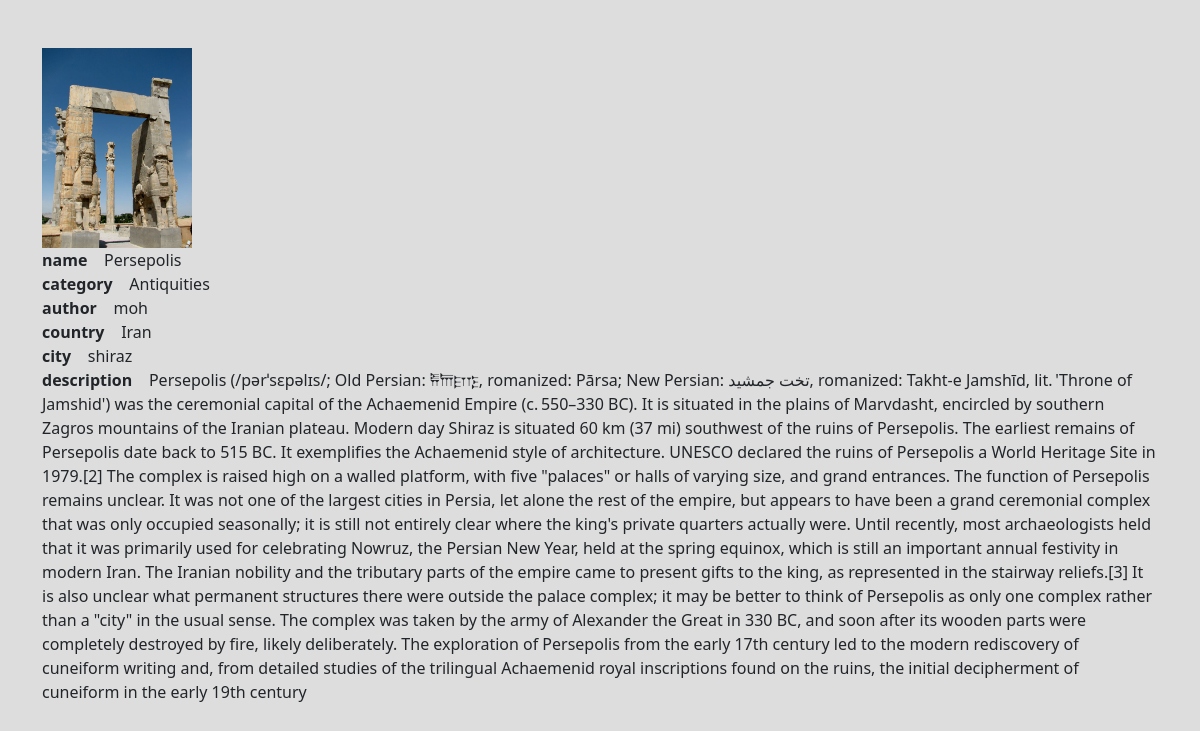
/persepolis/, run on the app's committed database.
### blog/models.py (models this page shows, shortened)
class BaseModel(models.Model):
    is_deleted = models.BooleanField(default=False)
    is_updated = models.DateTimeField(auto_now=True)
    is_created = models.DateTimeField(auto_now_add=True)
    id = models.IntegerField(primary_key=True,unique=True)
    class Meta:
        abstract = True

class SightseeingPlaces(BaseModel):
    name = models.CharField(max_length=100)
    category = models.ForeignKey(Category,on_delete=models.CASCADE,null=True)
    image = models.ImageField(blank=True,null=True,upload_to="images/")
    author = models.ForeignKey(User,on_delete=models.CASCADE)
    slug = models.SlugField(max_length=100,null=True)
    country = models.CharField(max_length=100,blank=True)
    city = models.CharField(max_length=100,blank=True)
    description = models.TextField(blank=True)

class Category(BaseModel):
    categoryName = models.CharField(max_length=100)
    def __str__(self):
        return self.categoryName

### blog/views.py (the view)
# urls.py: path('<slug:slug>/',projectDetail.as_view(),name="project-detail"),
class projectDetail(DetailView):
    model = SightseeingPlaces
    template_name = 'project-detail.html'
    context_object_name = "project"
    def get_context_data(self, **kwargs):
        context = super().get_context_data(**kwargs)
        return context

### blog/templates/project-detail.html
{% extends 'main.html' %}
{% block content %}
<br><br>
    <div class="container">
        <img style="height: 200px;width: auto;" src="{{project.image.url}}"><br>
        <strong>name &nbsp;</strong>&nbsp;&nbsp;{{project.name}}<br>
        <strong>category &nbsp;</strong>&nbsp;&nbsp;{{project.category}}<br>
        <strong>author &nbsp;</strong>&nbsp;&nbsp;{{project.author}}<br>
        <strong>country &nbsp;</strong>&nbsp;&nbsp;{{project.country}}<br>
        <strong>city &nbsp;</strong>&nbsp;&nbsp;{{project.city}}<br>
        <strong>description &nbsp;</strong>&nbsp;&nbsp;{{project.description}}<br>
    </div>
{% endblock content %}

### static/main.css (style rules this page uses)
body { background-color: #ddd ; }

### data on the page
SightseeingPlaces: image (picture), name "Persepolis", category "Antiquities", author "moh", country "Iran", city "shiraz", description "Persepolis (/pərˈsɛpəlɪs/; Old Persian: 𐎱𐎠𐎼𐎿, romanized: Pārsa; New Persian: تخت جمشید, romanized: Takht-e Jamshīd, lit. 'Throne of Jamshid') was the ceremonial capital of the Achaemenid Empire (c. 550–330 BC). It is situated in the plains of Marvdasht, encircled by southern Zagros mountains of the Iranian plateau. Modern day Shiraz is situated 60 km (37 mi) southwest of the ruins of Persepolis. The earliest remains of Persepolis date back to 515 BC. It exemplifies the Achaemenid style of architecture. UNESCO declared the ruins of Persepolis a World Heritage Site in 1979.[2] The complex is raised high on a walled platform, with five \"palaces\" or halls of varying size, and grand entrances.…"
